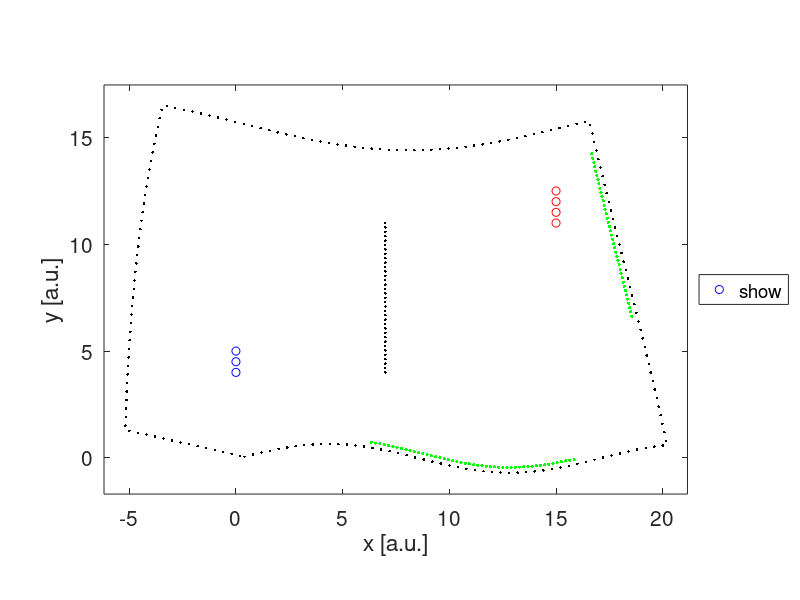

This figure's MATLAB source: (Note: this script raises an error after producing the figure.)

% clear all
close all
clc

disp('Example of a Channel Matrix Evaluation');
%% DEFINITION OF PHYSFAD PARAMETERS

freq = linspace(0.9,1.1,101);

    %% Dipole Properties

        %% Transmitters

        % locations

        x_tx = [0 0 0];
        y_tx = [4 4.5 5];

        if length(x_tx)~=length(y_tx)
            disp('Error: x_tx and y_tx do not have the same length.');
        else
            N_T = length(x_tx);
        end

        % dipole properties

        fres_tx = [1 1 1];
        chi_tx = [0.5 0.5 0.5];
        gamma_tx = [0 0 0];

        if length(fres_tx)~=N_T
            disp('Error: x_tx and fres_tx do not have the same length.');
        end
        if length(chi_tx)~=N_T
            disp('Error: x_tx and chi_tx do not have the same length.');
        end
        if length(gamma_tx)~=N_T
            disp('Error: x_tx and gamma_tx do not have the same length.');
        end


        %% Receivers

        % locations

        x_rx = [15 15 15 15];
        y_rx = [11 11.5 12 12.5];

        if length(x_rx)~=length(y_rx)
            disp('Error: x_rx and y_rx do not have the same length.');
        else
            N_R = length(x_rx);
        end

        % properties

        fres_rx = [1 1 1 1];
        chi_rx = [0.5 0.5 0.5 0.5];
        gamma_rx = [0 0 0 0];

        if length(fres_rx)~=N_R
            disp('Error: x_rx and fres_rx do not have the same length.');
        end
        if length(chi_rx)~=N_R
            disp('Error: x_rx and chi_rx do not have the same length.');
        end
        if length(gamma_rx)~=N_R
            disp('Error: x_rx and gamma_rx do not have the same length.');
        end


        %% Scattering Environment

        % locations
        load('ComplexEnclosure2.mat')

        if length(x_env)~=length(y_env)
            disp('Error: x_env and y_env do not have the same length.');
        else
            N_E = length(x_env);
        end

        % properties

        fres_env = 10*ones(size(x_env));
        chi_env = 50*ones(size(x_env));
        gamma_env = 100*ones(size(x_env));

        if length(fres_env)~=N_E
            disp('Error: x_env and fres_env do not have the same length.');
        end
        if length(chi_env)~=N_E
            disp('Error: x_env and chi_env do not have the same length.');
        end
        if length(gamma_env)~=N_E
            disp('Error: x_env and gamma_env do not have the same length.');
        end

        %% RIS

        % locations
        load('ExampleRIS3.mat','x_ris','y_ris');
%         x_ris = x_ris(1,1:25);
%         y_ris = y_ris(1,1:25);
%         save('ExampleRIS3.mat','x_ris','y_ris');


        if length(x_ris)~=length(y_ris)
            disp('Error: x_ris and y_ris do not have the same length.');
        else
            N_RIS = length(x_ris);
        end

        % properties

        fres_ris_ON = 1;
        fres_ris_OFF = 5;
        chi_ris = 50*ones(size(x_ris));%50
        gamma_ris = 1*zeros(size(x_ris));

        if length(chi_ris)~=N_RIS
            disp('Error: x_ris and chi_ris do not have the same length.');
        end
        if length(gamma_ris)~=N_RIS
            disp('Error: x_ris and gamma_ris do not have the same length.');
        end

        %% RIS Configuration
        
        config_ris = round(rand(1,N_RIS));
        clear fres_ris;
        for cc=1:length(config_ris)
            if config_ris(cc)==0
                fres_ris(cc) = fres_ris_OFF;
            elseif config_ris(cc)==1
                fres_ris(cc) = fres_ris_ON;
            end
        end

        if length(fres_ris)~=N_RIS
            disp('Error: x_ris and fres_ris do not have the same length.');
        end

    %% Visualize Dipole Locations

    figure, hold on,box on,
    plot(x_tx,y_tx,'bo','displayname','TX');
    plot(x_rx,y_rx,'ro','displayname','RX');
    plot(x_env,y_env,'k.','displayname','Scat. Env.');
    plot(x_ris,y_ris,'g.','markersize',7.5,'displayname','RIS');
    axis equal;
    xlabel('x [a.u.]');
    ylabel('y [a.u.]');
    set(gca,'fontsize',15);
    xlim([min([x_tx x_rx x_env x_ris])-1 max([x_tx x_rx x_env x_ris])+1]);
    ylim([min([y_tx y_rx y_env y_ris])-1 max([y_tx y_rx y_env y_ris])+1]);
    legend('show','location','eastoutside');
    drawnow;

    
%% EVALUATE CHANNEL MATRIX

[freq,H] = getH(freq,...
                x_tx,y_tx,fres_tx,chi_tx,gamma_tx,...
                x_rx,y_rx,fres_rx,chi_rx,gamma_rx,...
                x_env,y_env,fres_env,chi_env,gamma_env,...
                x_ris,y_ris,fres_ris,chi_ris,gamma_ris);
[freq,H2] = getH(freq,...
                x_tx,y_tx,fres_tx,chi_tx,gamma_tx,...
                x_rx,y_rx,fres_rx,chi_rx,gamma_rx,...
                x_env,y_env,fres_env,chi_env,gamma_env,...
                x_ris,y_ris,fres_ris,chi_ris/15,gamma_ris);

plot(mean(mean(abs(H),2),3));
hold on;
plot(mean(mean(abs(H2),2),3));
H_avg = mean(mean(abs(H),2),3);
H2_avg = mean(mean(abs(H2),2),3);
similarity_matrix = (1/101) * H_avg' * H2_avg/mean((H_avg(:).^2+H2_avg(:).^2)/2);
disp(similarity_matrix(:));
